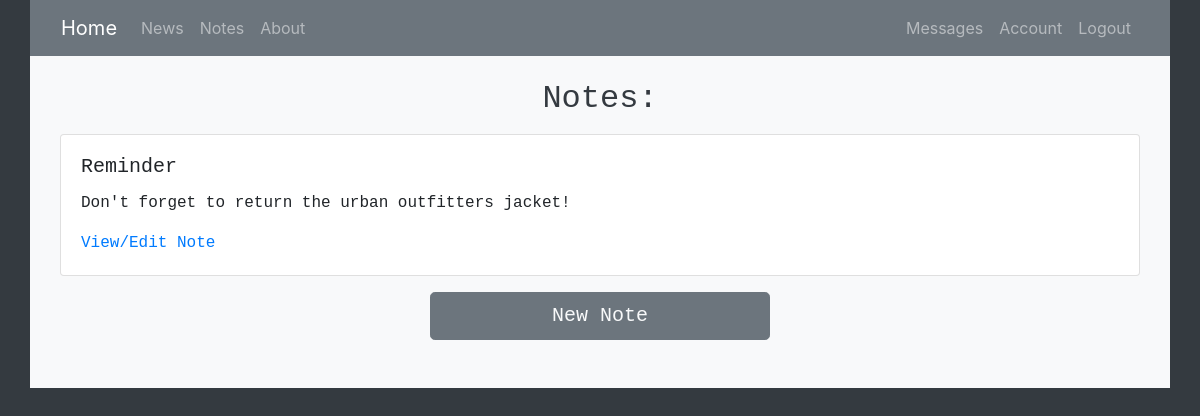
Screenshot of /notes (signed in) with the database file from the repository.
### homepage/models.py (models this page shows, shortened)
class Note(db.Model):
    id = db.Column(db.Integer, primary_key=True)
    title = db.Column(db.String(100), unique=True, nullable=False)
    date_posted = db.Column(db.DateTime, nullable=False, default=datetime.datetime.utcnow)
    content = db.Column(db.Text, nullable=False)
    user_id = db.Column(db.Integer, db.ForeignKey('user.id'), nullable=False)

### homepage/notes/routes.py (the view)
@login_required
@notes.route('/notes')
def view_notes():
    return(render_template('notes.html', notes=current_user.notes))

### homepage/models.py (called while the page is built)
@login_manager.user_loader
def load_user(user_id):
    return User.query.get(int(user_id))

### homepage/templates/notes.html
{% extends "new_layout.html" %}
{% block content %}
<h2 class="text-dark text-center">Notes:</h2>
<div class="container pb-4">
    {% for note in notes %}
    <div class="card mt-3">
        <div class="card-body">
            <h5 class="card-title">{{ note.title }}</h5>
            <p class="card-text">{{ note.content }}</p>
            <a href="{{ url_for('notes.edit_note', note_id=note.id) }}" class="card-link">View/Edit Note</a>
        </div>
    </div>
{% endfor %}
<div class="containter">
    <div class="row justify-content-center">
        <div class="col-sm-4">
            <a href="{{ url_for('notes.new_note') }}" class="btn btn-lg btn-secondary text-light mt-3 btn-block">New Note</a>
        </div>
    </div>
</div>
</div>
 {% endblock content %}

### rows the page displays
Note: title "Reminder", content "Don't forget to return the urban outfitters jacket!"
